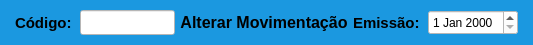
     <widget class="QWidget" name="widget" native="true">
      <property name="minimumSize">
       <size>
        <width>0</width>
        <height>45</height>
       </size>
      </property>
      <property name="maximumSize">
       <size>
        <width>16777215</width>
        <height>45</height>
       </size>
      </property>
      <property name="styleSheet">
       <string notr="true">background-color: rgb(27, 152, 224);</string>
      </property>
      <layout class="QHBoxLayout" name="horizontalLayout">
       <property name="spacing">
        <number>5</number>
       </property>
       <property name="leftMargin">
        <number>15</number>
       </property>
       <property name="topMargin">
        <number>5</number>
       </property>
       <property name="rightMargin">
        <number>15</number>
       </property>
       <property name="bottomMargin">
        <number>5</number>
       </property>
       <item>
        <widget class="QLabel" name="label_4">
         <property name="minimumSize">
          <size>
           <width>60</width>
           <height>0</height>
          </size>
         </property>
         <property name="maximumSize">
          <size>
           <width>60</width>
           <height>16777215</height>
          </size>
         </property>
         <property name="font">
          <font>
           <pointsize>11</pointsize>
           <weight>75</weight>
           <bold>true</bold>
          </font>
         </property>
         <property name="text">
          <string>Código:</string>
         </property>
         <property name="alignment">
          <set>Qt::AlignLeading|Qt::AlignLeft|Qt::AlignVCenter</set>
         </property>
        </widget>
       </item>
       <item>
        <widget class="QLineEdit" name="line_Num">
         <property name="sizePolicy">
          <sizepolicy hsizetype="Preferred" vsizetype="Preferred">
           <horstretch>0</horstretch>
           <verstretch>0</verstretch>
          </sizepolicy>
         </property>
         <property name="minimumSize">
          <size>
           <width>95</width>
           <height>25</height>
          </size>
         </property>
         <property name="maximumSize">
          <size>
           <width>95</width>
           <height>25</height>
          </size>
         </property>
         <property name="font">
          <font>
           <pointsize>9</pointsize>
          </font>
         </property>
         <property name="styleSheet">
          <string notr="true">background-color: rgb(255, 255, 255);</string>
         </property>
         <property name="inputMask">
          <string/>
         </property>
         <property name="text">
          <string/>
         </property>
         <property name="frame">
          <bool>true</bool>
         </property>
         <property name="echoMode">
          <enum>QLineEdit::Normal</enum>
         </property>
         <property name="alignment">
          <set>Qt::AlignCenter</set>
         </property>
         <property name="dragEnabled">
          <bool>false</bool>
         </property>
         <property name="placeholderText">
          <string/>
         </property>
        </widget>
       </item>
       <item>
        <widget class="QLabel" name="label_titulo">
         <property name="font">
          <font>
           <pointsize>12</pointsize>
           <weight>75</weight>
           <bold>true</bold>
          </font>
         </property>
         <property name="text">
          <string>Alterar Movimentação</string>
         </property>
         <property name="alignment">
          <set>Qt::AlignCenter</set>
         </property>
        </widget>
       </item>
       <item>
        <widget class="QLabel" name="label">
         <property name="minimumSize">
          <size>
           <width>70</width>
           <height>0</height>
          </size>
         </property>
         <property name="maximumSize">
          <size>
           <width>70</width>
           <height>16777215</height>
          </size>
         </property>
         <property name="font">
          <font>
           <pointsize>11</pointsize>
           <weight>75</weight>
           <bold>true</bold>
          </font>
         </property>
         <property name="text">
          <string>Emissão:</string>
         </property>
        </widget>
       </item>
       <item>
        <widget class="QDateEdit" name="date_Emissao">
         <property name="sizePolicy">
          <sizepolicy hsizetype="Preferred" vsizetype="Preferred">
           <horstretch>0</horstretch>
           <verstretch>0</verstretch>
          </sizepolicy>
         </property>
         <property name="minimumSize">
          <size>
           <width>90</width>
           <height>25</height>
          </size>
         </property>
         <property name="maximumSize">
          <size>
           <width>90</width>
           <height>25</height>
          </size>
         </property>
         <property name="font">
          <font>
           <pointsize>9</pointsize>
           <weight>50</weight>
           <bold>false</bold>
          </font>
         </property>
         <property name="styleSheet">
          <string notr="true">background-color: rgb(255, 255, 255);</string>
         </property>
        </widget>
       </item>
      </layout>
     </widget>
